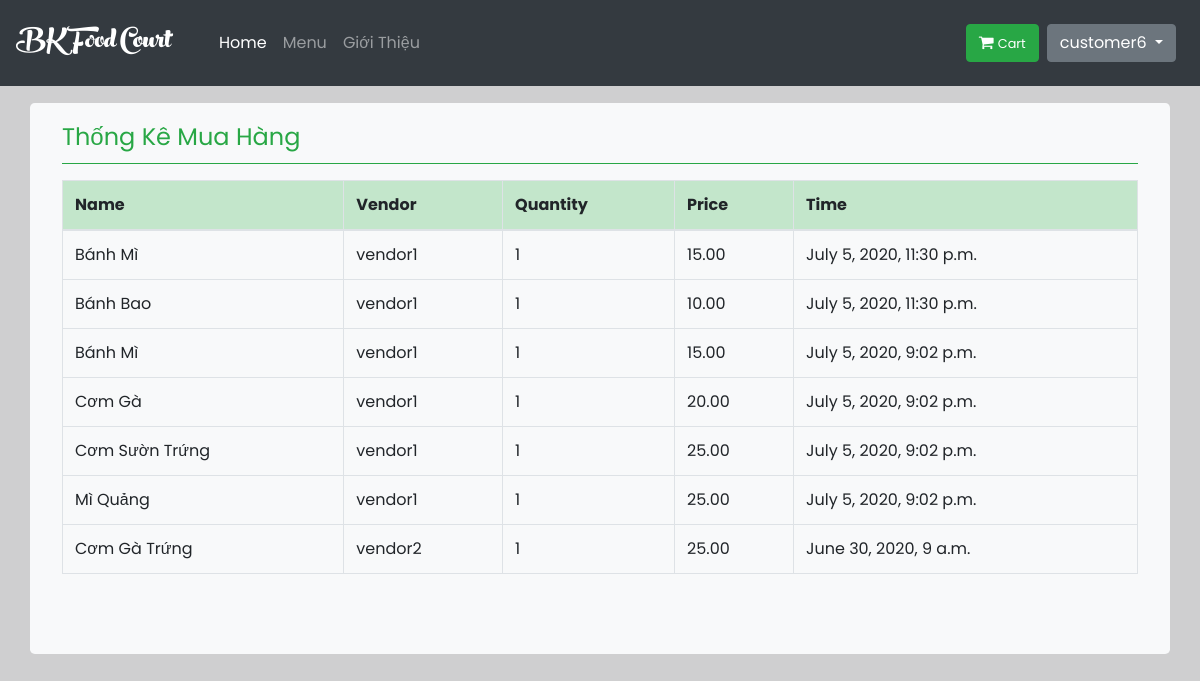
The page /customer-report/ (signed in) on the database its author committed.
### home/models.py (models this page shows, shortened)
class OrderSuccess(models.Model):
    customer = models.ForeignKey(User, null=True, on_delete=models.CASCADE, limit_choices_to={
        'is_staff': False
    }, related_name='customer_order')
    vendor = models.ForeignKey(User, null=True, on_delete=models.CASCADE, limit_choices_to={
        'is_staff': True,
    }, related_name='vendor_order')
    food = models.CharField(max_length=200)
    quantity = models.IntegerField(default=1)
    price = models.DecimalField(max_digits=10, decimal_places=2)
    date_done = models.DateTimeField(default=timezone.now())
    class Meta:
        ordering = ('-date_done',)

### menu/views.py (the view)
# urls.py: path('customer-report/', views.customer_report_view, name='customer-report'),
def customer_report_view(request):
    report = OrderSuccess.objects.filter(customer_id=request.user.id)
    context = {
        'orders': report,
    }
    return render(request, 'menu/customer_report.html', context)

### Food/processor.py (called while the page is built)
def context(request):
    return {
        'list': foods.objects.all(),
    }

### templates/menu/customer_report.html (shortened to what this page needs)
{% extends 'home/base.html' %}
{% load tz %}
{% block container %}
<div class="container jumbotron mt-3 pt-3 bg-light">
        <fieldset class="border-bottom border-success mb-3">
            <legend class="text-success">Thống Kê Mua Hàng</legend>
        </fieldset>
        <table class="table table-{1:striped|sm|bordered|hover|inverse} table-inverse table-bordered">
            <thead class="thead-inverse|thead-default table-bordered table-success">
            <tr>
                <th>Name</th>
                <th>Vendor</th>
                <th>Quantity</th>
                <th>Price</th>
                <th>Time</th>
            </tr>
            </thead>
            <tbody>
            {% for order in orders %}
                <tr>
                    <td scope="row">{{ order.food }}</td>
                    <td>{{ order.vendor }}</td>
                    <td>{{ order.quantity }}</td>
                    <td>{{ order.price }}</td>
                    <td>{{ order.date_done }}</td>
                </tr>
            {% endfor %}
            </tbody>
        </table>
    </div>
{% endblock %}

### templates/home/base.html (shortened to what this page needs)
<!DOCTYPE html>
<html lang="en">
<head>
    {% load static %}
    <link rel="stylesheet" href="{% static 'bootstrap/css/bootstrap.min.css' %}">
    <link rel="stylesheet" type="text/css" href="{% static 'home/CSS/style.css' %}"/>
    <link rel="stylesheet" href="https://cdnjs.cloudflare.com/ajax/libs/font-awesome/4.7.0/css/font-awesome.min.css">
    <link rel="stylesheet" href="https://cdnjs.cloudflare.com/ajax/libs/toastr.js/latest/toastr.min.css">
</head>
<body style="padding-top: 65pt">
<nav class="navbar navbar-expand-md navbar-dark bg-dark fixed-top">
    <a href="{% url 'home' %}" class="navbar-brand">
        <div class="logo">
            BK Food Court
        </div>
    </a>
    <div class="collapse navbar-collapse ml-md-4" id="navbarCollapse">
        <div class="navbar-nav">
            <a href="{% url 'home' %}" class="nav-item nav-link active">Home</a>
            <a href="{% url 'menu' %}" class="nav-item nav-link">Menu</a>
            <a href="{% url 'intro' %}" class="nav-item nav-link">Giới Thiệu</a>
        </div>
        <div class="navbar-nav ml-auto">
            {% if user.is_authenticated %} {% if user.is_staff %}
                <a href="{% url 'donhang' %}">
                    <button class="btn btn-warning mr-2"><i class="fa fa-shopping-cart" aria-hidden="true"></i>
                        <small>Đơn Hàng</small>
                    </button>
                </a>
                <div class="dropdown">
                    <button class="btn btn-secondary dropdown-toggle mr-sm-2" type="button" id="dropdownMenuButton"
                            data-toggle="dropdown" aria-haspopup="true" aria-expanded="false">
                        {{ user.get_username }}
                    </button>
                    <div class="dropdown-menu dropdown-menu-right" aria-labelledby="dropdownMenuButton">
                        <a class="dropdown-item" href="{% url 'foodstore' %}">Food Store</a>
                        <a class="dropdown-item" href="{% url 'addfood' %}">Add Food</a>
                        <a class="dropdown-item" href="{% url 'report' %}">Report</a>
                        <a class="dropdown-item" href="{% url 'logout' %}">Đăng xuất</a>
                    </div>
                </div>
            {% else %}
                <a href="{% url 'cart' %}">
                    <button class="btn btn-success mr-2"><i class="fa fa-shopping-cart" aria-hidden="true"></i>
                        <small>Cart</small>
                    </button>
                </a>
                <div class="dropdown">
                    <button class="btn btn-secondary dropdown-toggle mr-sm-2" type="button" id="dropdownMenuButton"
                            data-toggle="dropdown" aria-haspopup="true" aria-expanded="false">
                        {{ user.get_username }}
                    </button>
                </div>
            {% endif %} {% else %}
                <a class="btn btn-secondary nav-item mr-sm-2" href="{% url 'login' %}">Đăng nhập
                </a>
                <a class="btn nav-item btn-outline-light mr-sm-2" href="{% url 'register' %}">Đăng kí
                </a> {% endif %}
        </div>
    </div>
</nav>
 {% block container %} {% endblock container %} {% block script %} {% endblock script %}
</body>
</html>

### static/home/CSS/style.css (style rules this page uses)
html { height: 100%; }
body { font-family: "Poppins", sans-serif; padding: 0pt ; height: 200%; background-color: rgba(175, 175, 177, 0.6); }
.logo { font-family: peachcream !important; font-size: 40px; color: white; transition: 0.9s; }

### rows shown on the page
OrderSuccess: food "Bánh Mì", vendor "vendor1", quantity "1", price "15.00", date_done "July 5, 2020, 11:30 p.m."
OrderSuccess: food "Bánh Bao", vendor "vendor1", quantity "1", price "10.00", date_done "July 5, 2020, 11:30 p.m."
OrderSuccess: food "Bánh Mì", vendor "vendor1", quantity "1", price "15.00", date_done "July 5, 2020, 9:02 p.m."
OrderSuccess: food "Cơm Gà", vendor "vendor1", quantity "1", price "20.00", date_done "July 5, 2020, 9:02 p.m."
OrderSuccess: food "Cơm Sườn Trứng", vendor "vendor1", quantity "1", price "25.00", date_done "July 5, 2020, 9:02 p.m."
OrderSuccess: food "Mì Quảng", vendor "vendor1", quantity "1", price "25.00", date_done "July 5, 2020, 9:02 p.m."
OrderSuccess: food "Cơm Gà Trứng", vendor "vendor2", quantity "1", price "25.00", date_done "June 30, 2020, 9 a.m."

### other values the page prints
{{ user.get_username }} "customer6"
